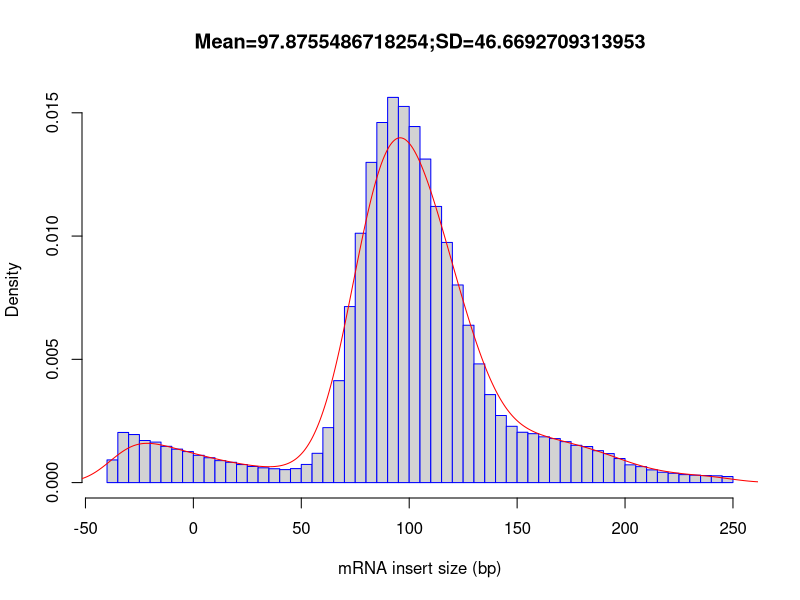

The R source for this figure:
out_file = 'qc/rseqc/S2.DRSC.16-rep2.inner_distance_freq'
pdf('qc/rseqc/S2.DRSC.16-rep2.inner_distance_freq.inner_distance_plot.pdf')
fragsize=rep(c(-247.5,-242.5,-237.5,-232.5,-227.5,-222.5,-217.5,-212.5,-207.5,-202.5,-197.5,-192.5,-187.5,-182.5,-177.5,-172.5,-167.5,-162.5,-157.5,-152.5,-147.5,-142.5,-137.5,-132.5,-127.5,-122.5,-117.5,-112.5,-107.5,-102.5,-97.5,-92.5,-87.5,-82.5,-77.5,-72.5,-67.5,-62.5,-57.5,-52.5,-47.5,-42.5,-37.5,-32.5,-27.5,-22.5,-17.5,-12.5,-7.5,-2.5,2.5,7.5,12.5,17.5,22.5,27.5,32.5,37.5,42.5,47.5,52.5,57.5,62.5,67.5,72.5,77.5,82.5,87.5,92.5,97.5,102.5,107.5,112.5,117.5,122.5,127.5,132.5,137.5,142.5,147.5,152.5,157.5,162.5,167.5,172.5,177.5,182.5,187.5,192.5,197.5,202.5,207.5,212.5,217.5,222.5,227.5,232.5,237.5,242.5,247.5),times=c(0,0,0,0,0,0,0,0,0,0,0,0,0,0,0,0,0,0,0,0,0,0,0,0,0,0,0,0,0,0,0,0,0,0,0,0,0,0,0,0,0,0,4228,9347,8968,7854,7555,6767,6244,5790,5092,4637,4095,3786,3369,3006,2762,2588,2422,2611,3386,5462,10250,19010,32838,46515,59733,67171,71851,70167,66417,60349,51513,44797,36864,29352,22139,16411,12517,10503,9388,9129,8534,8215,7642,6959,6725,5954,5409,4485,3311,2976,2372,1933,1733,1493,1384,1317,1269,1127))
frag_sd = sd(fragsize)
frag_mean = mean(fragsize)
frag_median = median(fragsize)
write(x=c("Name","Mean","Median","sd"), sep="	", file=stdout(),ncolumns=4)
write(c(out_file,frag_mean,frag_median,frag_sd),sep="	", file=stdout(),ncolumns=4)
hist(fragsize,probability=T,breaks=100,xlab="mRNA insert size (bp)",main=paste(c("Mean=",frag_mean,";","SD=",frag_sd),collapse=""),border="blue")
lines(density(fragsize,bw=10),col='red')
dev.off()
